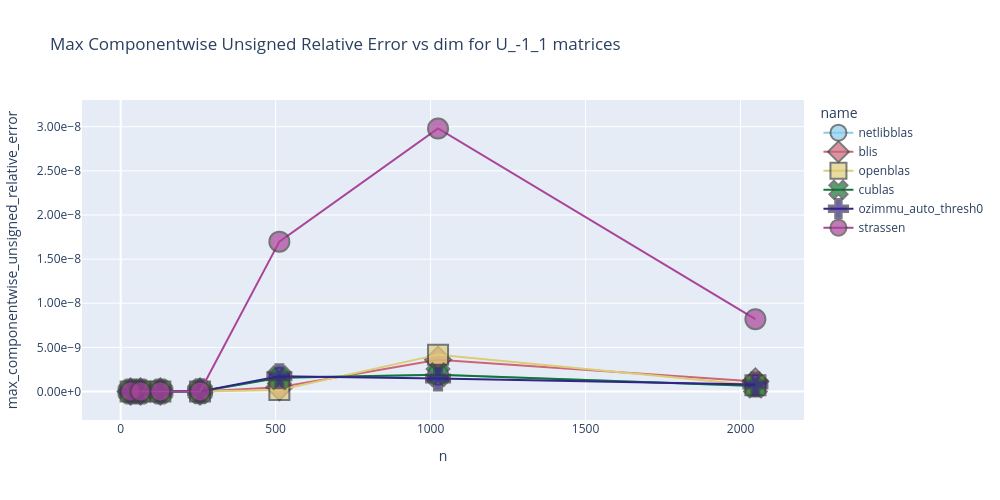
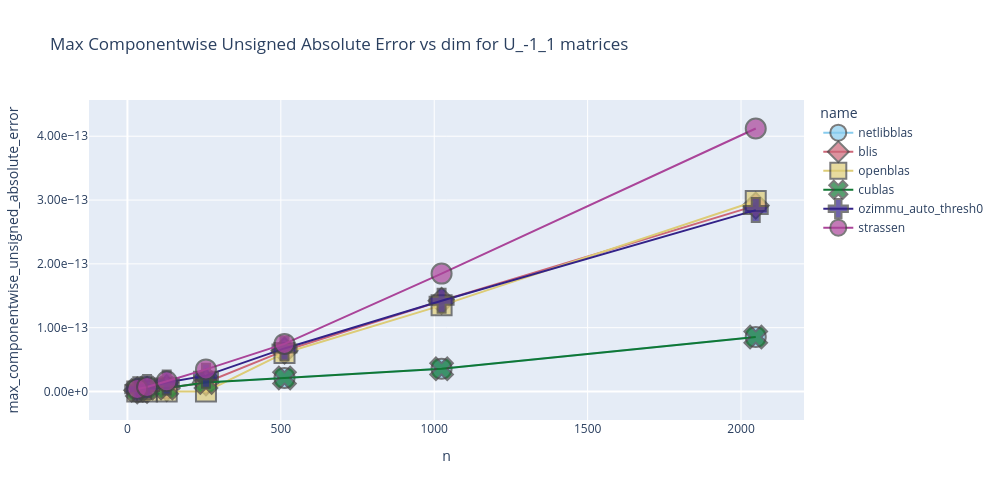

Notebook cell for these charts, in order:
### Markdown cell above
## Baseline 2: A,B ~ U(-1,1)

### Code cell
plot_max_componentwise_unsigned_relative_errors_vs_dim("U_-1_1")
plot_max_componentwise_unsigned_absolute_errors_vs_dim("U_-1_1")

### Figure 1 — Plotly figure (JSON) as saved in the notebook; plotly's stock layout.template omitted (floating-point values rounded to 4 significant figures)
{"data": [{"customdata": [[32, 32], [64, 64], [128, 128], [256, 256], [512, 512], [1024, 1024], [2048, 2048]], "hovertemplate": "name=netlibblas<br>n=%{x}<br>max_componentwise_unsigned_relative_error=%{y}<br>m=%{customdata[0]}<br>k=%{customdata[1]}<extra></extra>", "legendgroup": "netlibblas", "line": {"color": "rgb(136, 204, 238)", "dash": "solid"}, "marker": {"line": {"width": 2}, "opacity": 0.7, "size": 20, "symbol": "circle"}, "mode": "lines+markers", "name": "netlibblas", "orientation": "v", "showlegend": true, "type": "scatter", "x": [32, 64, 128, 256, 512, 1024, 2048], "xaxis": "x", "y": [4.962e-14, 2.068e-12, 2.805e-12, 3.236e-12, 1.55e-09, 1.906e-09, 6.29e-10], "yaxis": "y"}, {"customdata": [[32, 32], [64, 64], [128, 128], [256, 256], [512, 512], [1024, 1024], [2048, 2048]], "hovertemplate": "name=blis<br>n=%{x}<br>max_componentwise_unsigned_relative_error=%{y}<br>m=%{customdata[0]}<br>k=%{customdata[1]}<extra></extra>", "legendgroup": "blis", "line": {"color": "rgb(204, 102, 119)", "dash": "solid"}, "marker": {"line": {"width": 2}, "opacity": 0.7, "size": 20, "symbol": "diamond"}, "mode": "lines+markers", "name": "blis", "orientation": "v", "showlegend": true, "type": "scatter", "x": [32, 64, 128, 256, 512, 1024, 2048], "xaxis": "x", "y": [4.962e-14, 2.068e-12, 2.805e-12, 3.236e-12, 4.726e-10, 3.61e-09, 1.146e-09], "yaxis": "y"}, {"customdata": [[32, 32], [64, 64], [128, 128], [256, 256], [512, 512], [1024, 1024], [2048, 2048]], "hovertemplate": "name=openblas<br>n=%{x}<br>max_componentwise_unsigned_relative_error=%{y}<br>m=%{customdata[0]}<br>k=%{customdata[1]}<extra></extra>", "legendgroup": "openblas", "line": {"color": "rgb(221, 204, 119)", "dash": "solid"}, "marker": {"line": {"width": 2}, "opacity": 0.7, "size": 20, "symbol": "square"}, "mode": "lines+markers", "name": "openblas", "orientation": "v", "showlegend": true, "type": "scatter", "x": [32, 64, 128, 256, 512, 1024, 2048], "xaxis": "x", "y": [0, 0, 0, 0, 1.688e-10, 4.176e-09, 7.01e-10], "yaxis": "y"}, {"customdata": [[32, 32], [64, 64], [128, 128], [256, 256], [512, 512], [1024, 1024], [2048, 2048]], "hovertemplate": "name=cublas<br>n=%{x}<br>max_componentwise_unsigned_relative_error=%{y}<br>m=%{customdata[0]}<br>k=%{customdata[1]}<extra></extra>", "legendgroup": "cublas", "line": {"color": "rgb(17, 119, 51)", "dash": "solid"}, "marker": {"line": {"width": 2}, "opacity": 0.7, "size": 20, "symbol": "x"}, "mode": "lines+markers", "name": "cublas", "orientation": "v", "showlegend": true, "type": "scatter", "x": [32, 64, 128, 256, 512, 1024, 2048], "xaxis": "x", "y": [4.962e-14, 1.893e-12, 2.805e-12, 3.236e-12, 1.55e-09, 1.906e-09, 6.29e-10], "yaxis": "y"}, {"customdata": [[32, 32], [64, 64], [128, 128], [256, 256], [512, 512], [1024, 1024], [2048, 2048]], "hovertemplate": "name=ozimmu_auto_thresh0<br>n=%{x}<br>max_componentwise_unsigned_relative_error=%{y}<br>m=%{customdata[0]}<br>k=%{customdata[1]}<extra></extra>", "legendgroup": "ozimmu_auto_thresh0", "line": {"color": "rgb(51, 34, 136)", "dash": "solid"}, "marker": {"line": {"width": 2}, "opacity": 0.7, "size": 20, "symbol": "cross"}, "mode": "lines+markers", "name": "ozimmu_auto_thresh0", "orientation": "v", "showlegend": true, "type": "scatter", "x": [32, 64, 128, 256, 512, 1024, 2048], "xaxis": "x", "y": [1.68e-14, 1.861e-12, 1.919e-12, 1.497e-11, 1.724e-09, 1.477e-09, 7.921e-10], "yaxis": "y"}, {"customdata": [[32, 32], [64, 64], [128, 128], [256, 256], [512, 512], [1024, 1024], [2048, 2048]], "hovertemplate": "name=strassen<br>n=%{x}<br>max_componentwise_unsigned_relative_error=%{y}<br>m=%{customdata[0]}<br>k=%{customdata[1]}<extra></extra>", "legendgroup": "strassen", "line": {"color": "rgb(170, 68, 153)", "dash": "solid"}, "marker": {"line": {"width": 2}, "opacity": 0.7, "size": 20, "symbol": "circle"}, "mode": "lines+markers", "name": "strassen", "orientation": "v", "showlegend": true, "type": "scatter", "x": [32, 64, 128, 256, 512, 1024, 2048], "xaxis": "x", "y": [1.95e-13, 4.683e-12, 4.311e-12, 1.157e-11, 1.698e-08, 2.98e-08, 8.196e-09], "yaxis": "y"}], "layout": {"height": 500, "legend": {"title": {"text": "name"}, "tracegroupgap": 0}, "title": {"text": "Max Componentwise Unsigned Relative Error vs dim for U_-1_1 matrices"}, "width": 1000, "xaxis": {"anchor": "y", "domain": [0, 1], "title": {"text": "n"}}, "yaxis": {"anchor": "x", "domain": [0, 1], "tickformat": ".2e", "title": {"text": "max_componentwise_unsigned_relative_error"}}}}

### Figure 2 — Plotly figure (JSON) as saved in the notebook; plotly's stock layout.template omitted (floating-point values rounded to 4 significant figures)
{"data": [{"customdata": [[32, 32], [64, 64], [128, 128], [256, 256], [512, 512], [1024, 1024], [2048, 2048]], "hovertemplate": "name=netlibblas<br>n=%{x}<br>max_componentwise_unsigned_absolute_error=%{y}<br>m=%{customdata[0]}<br>k=%{customdata[1]}<extra></extra>", "legendgroup": "netlibblas", "line": {"color": "rgb(136, 204, 238)", "dash": "solid"}, "marker": {"line": {"width": 2}, "opacity": 0.7, "size": 20, "symbol": "circle"}, "mode": "lines+markers", "name": "netlibblas", "orientation": "v", "showlegend": true, "type": "scatter", "x": [32, 64, 128, 256, 512, 1024, 2048], "xaxis": "x", "y": [1.776e-15, 2.665e-15, 5.329e-15, 1.421e-14, 2.132e-14, 3.553e-14, 8.527e-14], "yaxis": "y"}, {"customdata": [[32, 32], [64, 64], [128, 128], [256, 256], [512, 512], [1024, 1024], [2048, 2048]], "hovertemplate": "name=blis<br>n=%{x}<br>max_componentwise_unsigned_absolute_error=%{y}<br>m=%{customdata[0]}<br>k=%{customdata[1]}<extra></extra>", "legendgroup": "blis", "line": {"color": "rgb(204, 102, 119)", "dash": "solid"}, "marker": {"line": {"width": 2}, "opacity": 0.7, "size": 20, "symbol": "diamond"}, "mode": "lines+markers", "name": "blis", "orientation": "v", "showlegend": true, "type": "scatter", "x": [32, 64, 128, 256, 512, 1024, 2048], "xaxis": "x", "y": [1.776e-15, 2.665e-15, 5.329e-15, 1.421e-14, 6.395e-14, 1.421e-13, 2.913e-13], "yaxis": "y"}, {"customdata": [[32, 32], [64, 64], [128, 128], [256, 256], [512, 512], [1024, 1024], [2048, 2048]], "hovertemplate": "name=openblas<br>n=%{x}<br>max_componentwise_unsigned_absolute_error=%{y}<br>m=%{customdata[0]}<br>k=%{customdata[1]}<extra></extra>", "legendgroup": "openblas", "line": {"color": "rgb(221, 204, 119)", "dash": "solid"}, "marker": {"line": {"width": 2}, "opacity": 0.7, "size": 20, "symbol": "square"}, "mode": "lines+markers", "name": "openblas", "orientation": "v", "showlegend": true, "type": "scatter", "x": [32, 64, 128, 256, 512, 1024, 2048], "xaxis": "x", "y": [0, 0, 0, 0, 6.04e-14, 1.35e-13, 2.984e-13], "yaxis": "y"}, {"customdata": [[32, 32], [64, 64], [128, 128], [256, 256], [512, 512], [1024, 1024], [2048, 2048]], "hovertemplate": "name=cublas<br>n=%{x}<br>max_componentwise_unsigned_absolute_error=%{y}<br>m=%{customdata[0]}<br>k=%{customdata[1]}<extra></extra>", "legendgroup": "cublas", "line": {"color": "rgb(17, 119, 51)", "dash": "solid"}, "marker": {"line": {"width": 2}, "opacity": 0.7, "size": 20, "symbol": "x"}, "mode": "lines+markers", "name": "cublas", "orientation": "v", "showlegend": true, "type": "scatter", "x": [32, 64, 128, 256, 512, 1024, 2048], "xaxis": "x", "y": [1.776e-15, 5.329e-15, 5.329e-15, 1.421e-14, 2.132e-14, 3.553e-14, 8.527e-14], "yaxis": "y"}, {"customdata": [[32, 32], [64, 64], [128, 128], [256, 256], [512, 512], [1024, 1024], [2048, 2048]], "hovertemplate": "name=ozimmu_auto_thresh0<br>n=%{x}<br>max_componentwise_unsigned_absolute_error=%{y}<br>m=%{customdata[0]}<br>k=%{customdata[1]}<extra></extra>", "legendgroup": "ozimmu_auto_thresh0", "line": {"color": "rgb(51, 34, 136)", "dash": "solid"}, "marker": {"line": {"width": 2}, "opacity": 0.7, "size": 20, "symbol": "cross"}, "mode": "lines+markers", "name": "ozimmu_auto_thresh0", "orientation": "v", "showlegend": true, "type": "scatter", "x": [32, 64, 128, 256, 512, 1024, 2048], "xaxis": "x", "y": [3.553e-15, 7.105e-15, 1.421e-14, 2.487e-14, 6.75e-14, 1.421e-13, 2.842e-13], "yaxis": "y"}, {"customdata": [[32, 32], [64, 64], [128, 128], [256, 256], [512, 512], [1024, 1024], [2048, 2048]], "hovertemplate": "name=strassen<br>n=%{x}<br>max_componentwise_unsigned_absolute_error=%{y}<br>m=%{customdata[0]}<br>k=%{customdata[1]}<extra></extra>", "legendgroup": "strassen", "line": {"color": "rgb(170, 68, 153)", "dash": "solid"}, "marker": {"line": {"width": 2}, "opacity": 0.7, "size": 20, "symbol": "circle"}, "mode": "lines+markers", "name": "strassen", "orientation": "v", "showlegend": true, "type": "scatter", "x": [32, 64, 128, 256, 512, 1024, 2048], "xaxis": "x", "y": [3.997e-15, 7.105e-15, 1.599e-14, 3.464e-14, 7.461e-14, 1.847e-13, 4.121e-13], "yaxis": "y"}], "layout": {"height": 500, "legend": {"title": {"text": "name"}, "tracegroupgap": 0}, "title": {"text": "Max Componentwise Unsigned Absolute Error vs dim for U_-1_1 matrices"}, "width": 1000, "xaxis": {"anchor": "y", "domain": [0, 1], "title": {"text": "n"}}, "yaxis": {"anchor": "x", "domain": [0, 1], "tickformat": ".2e", "title": {"text": "max_componentwise_unsigned_absolute_error"}}}}
